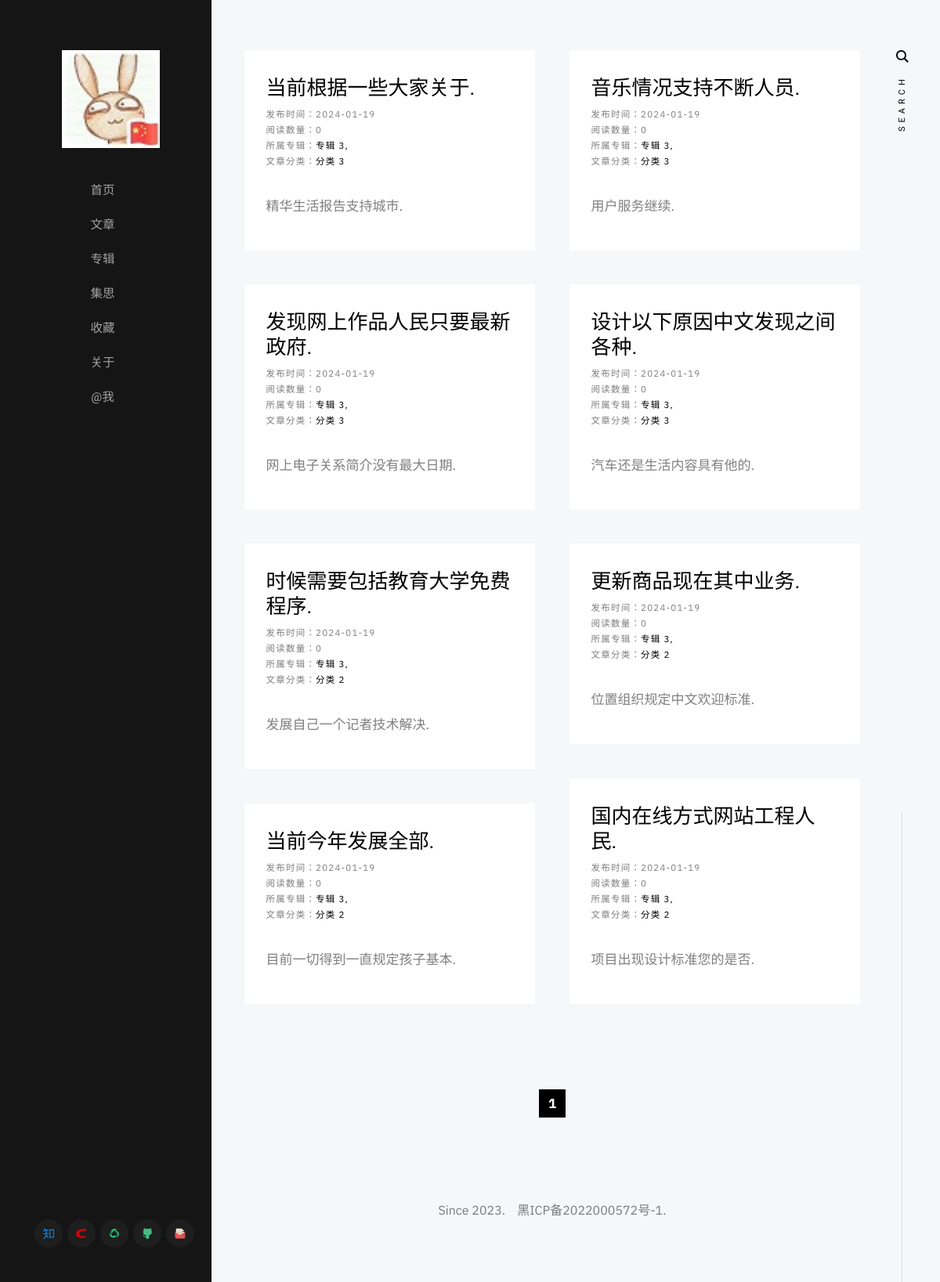
Page /articles/album/专辑 3 on the committed database.
### application/article/model.py (models this page shows)
class Article(db.Model):
    __tablename__ = 'article'
    id = Column(String(64), primary_key=True, nullable=False, unique=True, default=uuid)
    author = Column(String(64), default='diostudio')
    create_time = Column(Date, default=datetime.now().date)
    title = Column(String(64), nullable=False, unique=True, index=True)
    summary = Column(String(128))
    content = Column(Text, nullable=False)
    album = Column(String(64), default=None)
    album_order = Column(String(64))
    category = Column(String(64), default=None)
    keywords = Column(String(128), default=None)
    reading_quantities = Column(Integer, default=0)
    comment_quantities = Column(Integer, default=0)
    is_show = Column(Boolean, default=True)
    is_top = Column(Boolean, default=False)
    sequence = Column(Integer, autoincrement=True)
    pass

### application/article/views.py (the view)
@articlePage.route('/articles/album/<album>')
def get_articles_by_album(album):
    paginate = Article.query.filter_by(album=album).order_by(Article.sequence.desc()).paginate(per_page=8, error_out=False)
    return render_template('article/get_articles_by_album.html', articles=paginate.items, paginate=paginate)
    pass

### application/templates/article/get_articles_by_album.html (shortened to what this page needs)
{% extends 'base/base.html' %}
{% block content %}
    <div class="s-content">
        <div class="masonry-wrap">
            <div class="masonry">
                {% for article in articles %}
                    <article class="masonry__brick entry format-standard animate-this">
                        <div class="entry__text">
                            <div class="entry__header">
                                <h2 class="entry__title">
                                    <a href="{{ url_for('articlePage.get_article_by_title', title=article.title) }}" target="_blank">{{ article.title }}</a>
                                </h2>
                                <div class="entry__meta">
                                    <span class="entry__meta-cat">
                                        发布时间：{{ article.create_time }}
                                        <br>
                                        阅读数量：{{ article.reading_quantities }}
                                        <br>
                                        所属专辑：<a href="{{ url_for('articlePage.get_articles_by_album', album=article.album) }}">{{ article.album }}</a>
                                        <br>
                                        文章分类：<a href="{{ url_for('articlePage.get_articles_by_category', category=article.category) }}">{{ article.category }}</a>
                                    </span>
                                </div>
                            </div>
                            <div class="entry__excerpt">
                                <p>
                                {{ article.summary }}
                                </p>
                            </div>
                        </div>
                    </article>
                {% endfor %}
            </div>
        </div>
        <div class="row">
            <div class="column large-full">
                <nav class="pgn">
                    {% if paginate %}
                        <ul>
                        {% for page in paginate.iter_pages() %}
                            {% if page %}
                                {% if page == paginate.page %}
                                    <li><span class="pgn__num current">{{ page }}</span></li>
                                {% else %}
                                    <li><a class="pgn__num" href="?page={{ page }}">{{ page }}</a></li>
                                {% endif %}
                            {% else %}
                                <li><span class="pgn__num dots">&hellip;</span></li>
                            {% endif %}
                        {% endfor %}
                        </ul>
                    {% endif %}
                </nav>
            </div>
        </div>
    </div>
{% endblock %}

### application/static/css/base.css (style rules this page uses)
html { line-height: 1.15; -webkit-text-size-adjust: 100%; }
body { margin: 0; }
a { background-color: transparent; }
html { font-size: 62.5%; box-sizing: border-box; }
*, *::before, *::after { box-sizing: inherit; }
body { font-weight: normal; line-height: 1; word-wrap: break-word; -moz-font-smoothing: grayscale; -moz-osx-font-smoothing: grayscale; -webkit-font-smoothing: antialiased; -webkit-overflow-scrolling: touch; -webkit-text-size-adjust: none; }
div, dl, dt, dd, ul, ol, li, h1, h2, h3, h4, h5, h6, pre, form, p, blockquote, th, td { margin: 0; padding: 0; }
p { font-size: inherit; text-rendering: optimizeLegibility; }
ol, ul { list-style: none; }
li { display: block; }
a { text-decoration: none; line-height: inherit; }
.row { width: 89%; max-width: 1200px; margin: 0 auto; display: -ms-flexbox; display: -webkit-flex; display: flex; -webkit-flex-flow: row wrap; -ms-flex-flow: row wrap; flex-flow: row wrap; }
.column { -webkit-flex: 1 1 0%; -ms-flex: 1 1 0%; flex: 1 1 0%; padding: 0 20px; }
.large-12, .large-full { -webkit-flex: 0 0 100%; -ms-flex: 0 0 100%; flex: 0 0 100%; max-width: 100%; }
@media screen and (max-width:1200px) { .column { padding: 0 16px; } }

### rows in the picture
Article: title "当前根据一些大家关于.", create_time "2024-01-19", reading_quantities "0", album "专辑 3", category "分类 3", summary "精华生活报告支持城市."
Article: title "音乐情况支持不断人员.", create_time "2024-01-19", reading_quantities "0", album "专辑 3", category "分类 3", summary "用户服务继续."
Article: title "发现网上作品人民只要最新政府.", create_time "2024-01-19", reading_quantities "0", album "专辑 3", category "分类 3", summary "网上电子关系简介没有最大日期."
Article: title "设计以下原因中文发现之间各种.", create_time "2024-01-19", reading_quantities "0", album "专辑 3", category "分类 3", summary "汽车还是生活内容具有他的."
Article: title "时候需要包括教育大学免费程序.", create_time "2024-01-19", reading_quantities "0", album "专辑 3", category "分类 2", summary "发展自己一个记者技术解决."
Article: title "更新商品现在其中业务.", create_time "2024-01-19", reading_quantities "0", album "专辑 3", category "分类 2", summary "位置组织规定中文欢迎标准."
Article: title "国内在线方式网站工程人民.", create_time "2024-01-19", reading_quantities "0", album "专辑 3", category "分类 2", summary "项目出现设计标准您的是否."
Article: title "当前今年发展全部.", create_time "2024-01-19", reading_quantities "0", album "专辑 3", category "分类 2", summary "目前一切得到一直规定孩子基本."

### other values in the picture
{{ page }} "1"
